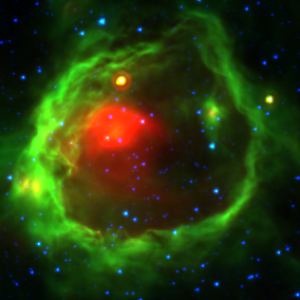
#> input picture Paper/each_picture/Rank1/2G0062114-0010549.png, 300 x 300 px; its folder holds only this picture in this run
$ jupyter execute rotation.ipynb
#> lines starting #> are read from the running program, lines starting #| are printed output that depends on the picture
[cell 1]
import numpy as np
import cv2
import os,glob,random

[cell 2]
save_dir = "/home/filament/jupyter/Paper/each_picture/rot/Rank1/rot_90_counterclock/"
files = glob.glob("/home/filament/jupyter/Paper/each_picture/Rank1/*.png")

for l in files:
    original_filename = os.path.basename(l)
    basename, ext = os.path.splitext(original_filename)
    new_filename = f"{basename}_rot_90_counterclock{ext}"
    outfile = os.path.join(save_dir, new_filename)
    img = cv2.imread(l)
#> img is the input picture: shape (300, 300, 3); mean B, G, R 13.5, 58.2, 39.9
    # 反時計回りに回転させる
    img = cv2.rotate(img, cv2.ROTATE_90_COUNTERCLOCKWISE)
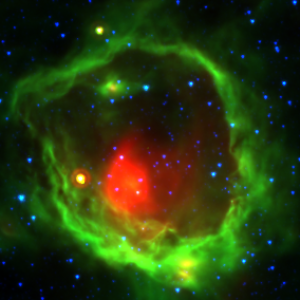
#> img: shape (300, 300, 3); mean B, G, R 13.5, 58.2, 39.9
    cv2.imwrite(outfile, img)

[cell 3]
save_dir="/home/filament/jupyter/Paper/each_picture/rot/Rank1/rot_180_counterclock/"
files=glob.glob("/home/filament/jupyter/Paper/each_picture/Rank1/*.png")

for l in files:
    original_filename = os.path.basename(l)
    basename, ext = os.path.splitext(original_filename)
    new_filename = f"{basename}_rot_180_counterclock{ext}"
    outfile = os.path.join(save_dir, new_filename)
    img = cv2.imread(l)
    # 反時計回りに回転させる
    img = cv2.rotate(img, cv2.ROTATE_180)
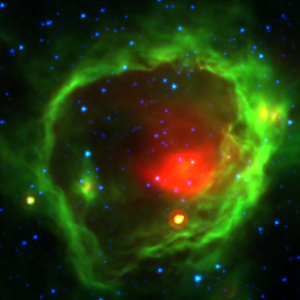
#> img: shape (300, 300, 3); mean B, G, R 13.5, 58.2, 39.9
    cv2.imwrite(outfile, img)

[cell 4]
save_dir="/home/filament/jupyter/Paper/each_picture/rot/Rank1/rot_270_counterclock"
files=glob.glob("/home/filament/jupyter/Paper/each_picture/Rank1/*.png")

for l in files:
    original_filename = os.path.basename(l)
    basename, ext = os.path.splitext(original_filename)
    new_filename = f"{basename}_rot_270_counterclock{ext}"
    outfile = os.path.join(save_dir, new_filename)
    img = cv2.imread(l)
    # 反時計回りに回転させる
    img = cv2.rotate(img, cv2.ROTATE_90_CLOCKWISE)
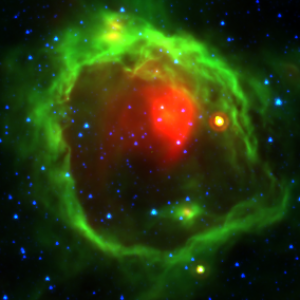
#> img: shape (300, 300, 3); mean B, G, R 13.5, 58.2, 39.9
    cv2.imwrite(outfile, img)

$ run again, on Paper/each_picture/Rank1/2G0421043-0062297.png
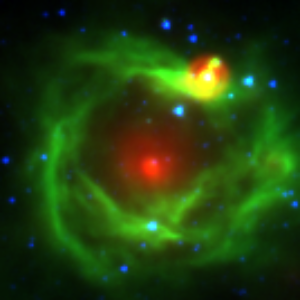
#> input picture Paper/each_picture/Rank1/2G0421043-0062297.png, 300 x 300 px
#> img is the input picture: shape (300, 300, 3); mean B, G, R 12.8, 63.3, 32.9
#> `img = cv2.rotate(img, cv2.ROTATE_180)`:
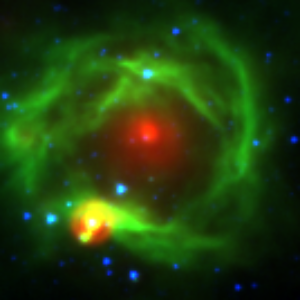
#> img: shape (300, 300, 3); mean B, G, R 12.8, 63.3, 32.9
#> `img = cv2.rotate(img, cv2.ROTATE_90_CLOCKWISE)`:
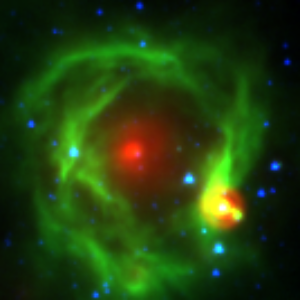
#> img: shape (300, 300, 3); mean B, G, R 12.8, 63.3, 32.9

$ run again, on Paper/each_picture/Rank1/2G0496993-0016204.png
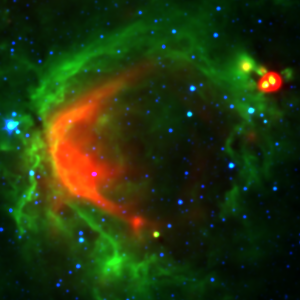
#> input picture Paper/each_picture/Rank1/2G0496993-0016204.png, 300 x 300 px
#> img is the input picture: shape (300, 300, 3); mean B, G, R 11.7, 54, 33.9
#> `img = cv2.rotate(img, cv2.ROTATE_180)`:
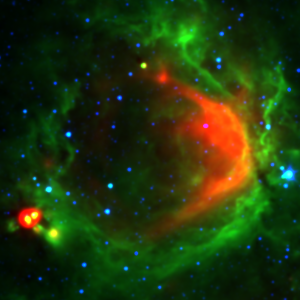
#> img: shape (300, 300, 3); mean B, G, R 11.7, 54, 33.9
#> `img = cv2.rotate(img, cv2.ROTATE_90_CLOCKWISE)`:
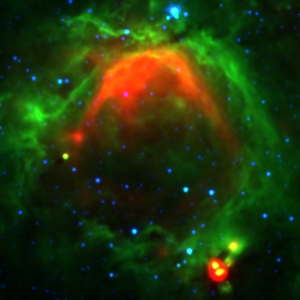
#> img: shape (300, 300, 3); mean B, G, R 11.7, 54, 33.9

$ run again, on Paper/each_picture/Rank1/2G0500788+0056955.png
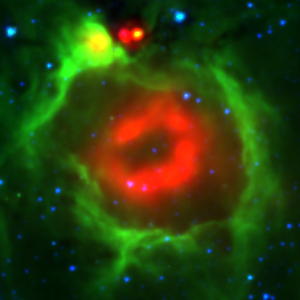
#> input picture Paper/each_picture/Rank1/2G0500788+0056955.png, 300 x 300 px
#> img is the input picture: shape (300, 300, 3); mean B, G, R 12, 63.2, 44.7
#> `img = cv2.rotate(img, cv2.ROTATE_180)`:
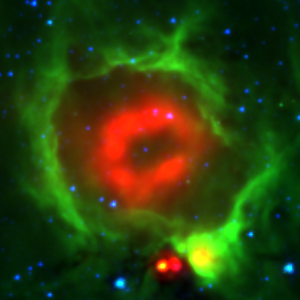
#> img: shape (300, 300, 3); mean B, G, R 12, 63.2, 44.7
#> `img = cv2.rotate(img, cv2.ROTATE_90_CLOCKWISE)`:
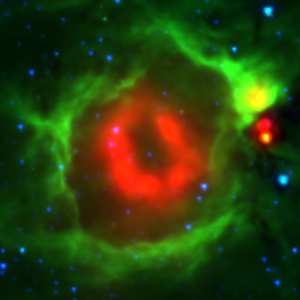
#> img: shape (300, 300, 3); mean B, G, R 12, 63.2, 44.7

$ run again, on Paper/each_picture/Rank1/2G0118917+0074913.png
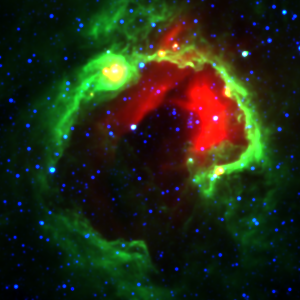
#> input picture Paper/each_picture/Rank1/2G0118917+0074913.png, 300 x 300 px
#> img is the input picture: shape (300, 300, 3); mean B, G, R 19.9, 43.1, 33.9
#> `img = cv2.rotate(img, cv2.ROTATE_180)`:
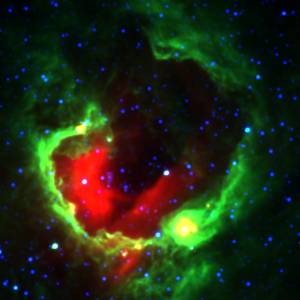
#> img: shape (300, 300, 3); mean B, G, R 19.9, 43.1, 33.9
#> `img = cv2.rotate(img, cv2.ROTATE_90_CLOCKWISE)`:
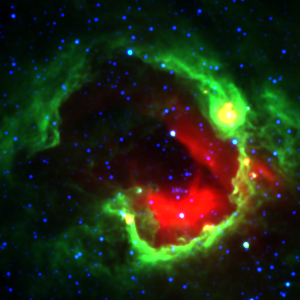
#> img: shape (300, 300, 3); mean B, G, R 19.9, 43.1, 33.9
